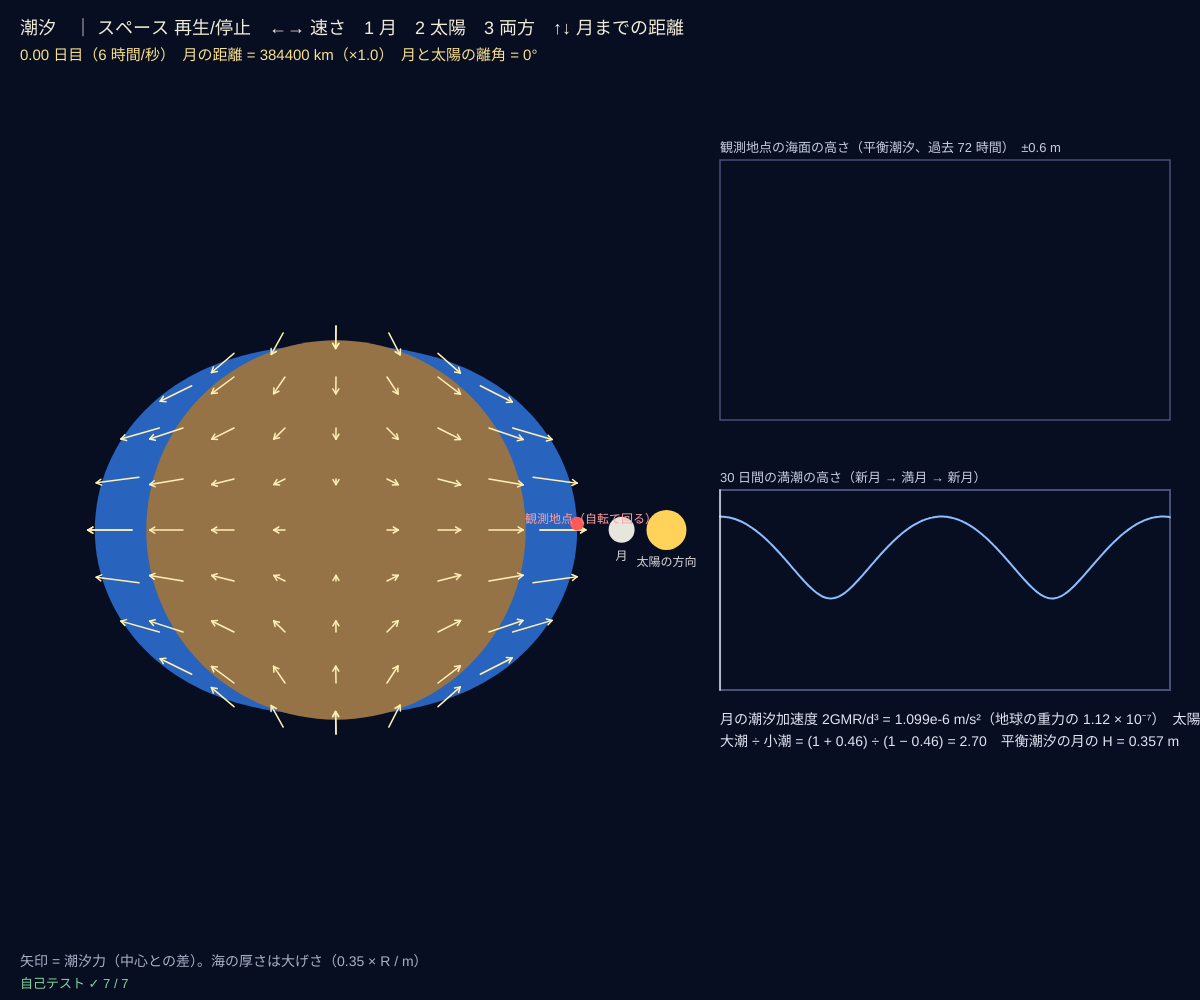
Frame 1 (no input)
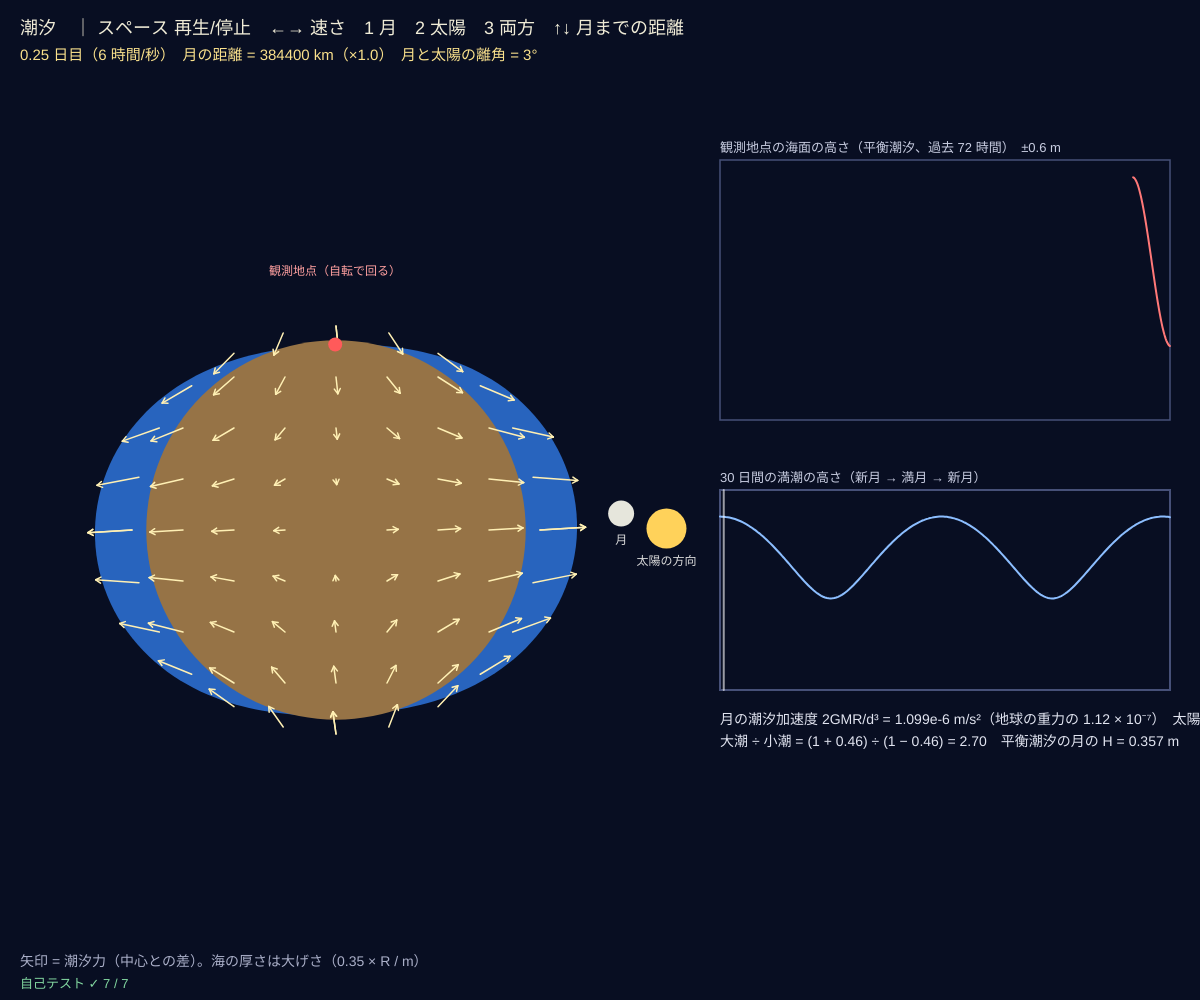
Frame 60 (no input)
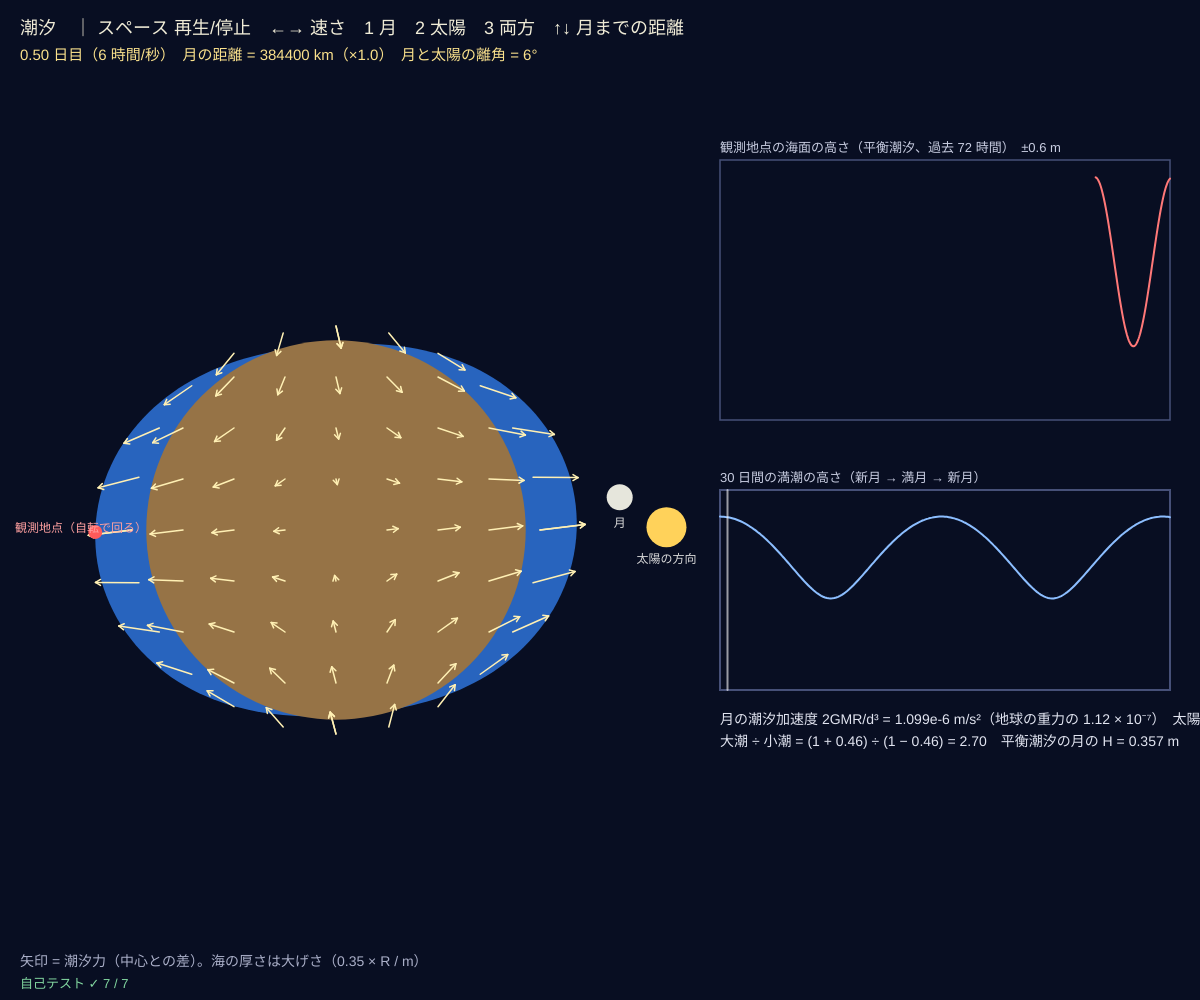
Frame 120 (the mouse pressed at the canvas centre since frame 60)

The p5.js sketch that drew these frames (run headless with seeded random() and noise() and a simulated clock; from frame 60 on, the mouse is pressed at the canvas centre):

// p5.js sketch
// ── sketch.js
// ============================================
// 02 潮汐 ─ 月の引力の「差」が、海を 2 方向にふくらませる
// 地球の各点の加速度から、地球の中心の加速度を引いたもの = 潮汐力 a = GM[(d − r)/|d − r|³ − d/|d|³]
// 月の側も、反対側も外向き → ふくらみが 2 つ → 1 日に満潮が 2 回。太陽の潮汐は月の約 0.46 倍
// 新月・満月（太陽と月が一直線）で大潮、上弦・下弦で小潮。海の形は「平衡潮汐」（大陸のない理想の海）
// スペース = 再生/停止 / ←→ = 速さ / 1 月だけ 2 太陽だけ 3 両方 / ↑↓ = 月までの距離（×0.6〜×2）
// ============================================

const GRAV = 6.674e-11, M_MOON = 7.342e22, M_SUN = 1.989e30, M_EARTH = 5.972e24;   // [m³/(kg s²)], [kg]
const D_MOON = 3.844e8, D_SUN = 1.496e11, R_EARTH = 6.371e6;                        // [m]
const EXAG = 0.35;                     // ★ 海のふくらみを見やすく大げさにする倍率（R に対する割合 / 1 m）
let hours = 0, playing = true, sp = 2, which = 3, dScale = 1;
const SPEEDS = [0.5, 2, 6, 24, 72];    // 1 秒あたりに進む時間 [時間]
let hist = [], monthCurve = null;   // 30 日間の満潮の高さ（設定を変えたときだけ計算）

function setup() {
  createCanvas(windowWidth, windowHeight);
  selfTest();
}
// 天体の向き（上から見た角度 [度]）。t = 0 は新月（太陽と月が同じ向き）
function moonAng(t) { return (360 * t) / (27.3217 * 24); }
function sunAng(t) { return (360 * t) / (365.2422 * 24); }
function spinAng(t) { return (360 * t) / 23.9345; }      // 地球の自転（恒星日 23 時間 56 分）
// 地球の中心から見た位置 r（m）での潮汐加速度 [m/s²]。M = 質量、d = 中心から天体までのベクトル
function tidalAcc(rx, ry, M, dx, dy) {
  let ex = dx - rx, ey = dy - ry, e3 = Math.pow(ex * ex + ey * ey, 1.5), d3 = Math.pow(dx * dx + dy * dy, 1.5);
  return [GRAV * M * (ex / e3 - dx / d3), GRAV * M * (ey / e3 - dy / d3)];
}
function bodies(t) {
  let out = [], m = moonAng(t) * DEG, s = sunAng(t) * DEG, dm = D_MOON * dScale;
  if (which & 1) out.push({ M: M_MOON, dx: dm * Math.cos(m), dy: dm * Math.sin(m), d: dm });
  if (which & 2) out.push({ M: M_SUN, dx: D_SUN * Math.cos(s), dy: D_SUN * Math.sin(s), d: D_SUN });
  return out;
}
// 平衡潮汐の高さ [m]：h = H (3 cos²ψ − 1) / 2、H = (M/M地球)(R/d)³ R（ψ = 天体の方向からの角度）
function eqH(M, d) { return (M / M_EARTH) * Math.pow(R_EARTH / d, 3) * R_EARTH; }
function tideHeight(ang, t) {
  let h = 0;
  for (let b of bodies(t)) { let c = Math.cos(ang - Math.atan2(b.dy, b.dx)); h += (eqH(b.M, b.d) * (3 * c * c - 1)) / 2; }
  return h;
}
function totalAcc(rx, ry, t) { let a = [0, 0]; for (let b of bodies(t)) { let q = tidalAcc(rx, ry, b.M, b.dx, b.dy); a[0] += q[0]; a[1] += q[1]; } return a; }

function draw() {
  background(8, 14, 34);
  if (playing) hours += SPEEDS[sp] / 60;
  let cx = width * 0.28, cy = height * 0.53, R = Math.min(width * 0.17, height * 0.3);
  // ---- 海（ふくらみを大げさに）
  let pts = [];
  for (let i = 0; i <= 180; i++) { let a = (i / 180) * TWO_PI, r = R * (1 + EXAG * tideHeight(a, hours)); pts.push([cx + r * Math.cos(a), cy - r * Math.sin(a)]); }
  noStroke(); fill(40, 100, 190); beginShape(); for (let p of pts) vertex(p[0], p[1]); endShape(CLOSE);
  fill(150, 115, 70); circle(cx, cy, 2 * R * 0.93);   // 地面
  // ---- 潮汐力の矢印（地球の中と表面）
  let amax = 2 * GRAV * (M_MOON / Math.pow(D_MOON, 3) + M_SUN / Math.pow(D_SUN, 3)) * R_EARTH;
  stroke(255, 240, 180); strokeWeight(1.5);
  for (let gy = -1; gy <= 1.001; gy += 0.25) for (let gx = -1; gx <= 1.001; gx += 0.25) {
    if (gx * gx + gy * gy > 1.0001) continue;
    arrowAt(cx + gx * R, cy - gy * R, totalAcc(gx * R_EARTH, gy * R_EARTH, hours), (R * 0.22) / amax);
  }
  for (let i = 0; i < 24; i++) { let a = (i / 24) * TWO_PI; arrowAt(cx + R * Math.cos(a), cy - R * Math.sin(a), totalAcc(R_EARTH * Math.cos(a), R_EARTH * Math.sin(a), hours), (R * 0.22) / amax); }
  // ---- 月・太陽の方向と観測地点
  let ma = moonAng(hours) * DEG, sa = sunAng(hours) * DEG;
  noStroke(); fill(230, 230, 220, which & 1 ? 255 : 60); circle(cx + R * 1.4 * Math.cos(ma), cy - R * 1.4 * Math.sin(ma), 26);
  fill(255, 210, 90, which & 2 ? 255 : 60); circle(cx + R * 1.62 * Math.cos(sa), cy - R * 1.62 * Math.sin(sa), 40);
  fill(220); textSize(12); textAlign(CENTER);
  text('月', cx + R * 1.4 * Math.cos(ma), cy - R * 1.4 * Math.sin(ma) + 30); text('太陽の方向', cx + R * 1.62 * Math.cos(sa), cy - R * 1.62 * Math.sin(sa) + 36);
  let oa = spinAng(hours) * DEG, oh = tideHeight(oa, hours);
  fill(255, 90, 90); circle(cx + R * (1 + EXAG * oh) * Math.cos(oa), cy - R * (1 + EXAG * oh) * Math.sin(oa), 14);
  fill(255, 160, 160); text('観測地点（自転で回る）', cx + R * 1.25 * Math.cos(oa), cy - R * 1.25 * Math.sin(oa));
  textAlign(LEFT, BASELINE);
  // ---- 観測地点の潮位のグラフ（過去 3 日）
  hist.push([hours, oh]); while (hist.length > 1 && hist[0][0] < hours - 72) hist.shift();
  let gx = width * 0.6, gw = width - gx - 30, gy = height * 0.16, gh = height * 0.26;
  stroke(70, 80, 120); noFill(); rect(gx, gy, gw, gh);
  let Y = (h) => gy + gh / 2 - (h / 0.6) * (gh / 2);
  stroke(255, 120, 120); strokeWeight(2); polyline(hist.map((p) => [gx + gw - ((hours - p[0]) / 72) * gw, Y(p[1])]));
  noStroke(); fill(200, 205, 225); textSize(13);
  text('観測地点の海面の高さ（平衡潮汐、過去 72 時間）　±0.6 m', gx, gy - 8);
  // ---- 1 か月の満潮の高さ（大潮・小潮）
  let gy2 = gy + gh + 70, gh2 = height * 0.2;
  stroke(70, 80, 120); noFill(); rect(gx, gy2, gw, gh2);
  if (!monthCurve) { monthCurve = []; for (let i = 0; i <= 240; i++) { let t = (i / 240) * 30 * 24, hi = -9; for (let k = 0; k < 72; k++) hi = Math.max(hi, tideHeight((k / 72) * PI, t)); monthCurve.push(hi); } }
  stroke(140, 190, 255); strokeWeight(2); polyline(monthCurve.map((hi, i) => [gx + (i / 240) * gw, gy2 + gh2 - (hi / 0.6) * gh2]));
  let tx = gx + ((hours % (30 * 24)) / (30 * 24)) * gw; stroke(255, 150); line(tx, gy2, tx, gy2 + gh2);
  noStroke(); fill(200, 205, 225); text('30 日間の満潮の高さ（新月 → 満月 → 新月）', gx, gy2 - 8);

  // ---- 数字
  let am = 2 * GRAV * M_MOON * R_EARTH / Math.pow(D_MOON * dScale, 3), as = 2 * GRAV * M_SUN * R_EARTH / Math.pow(D_SUN, 3), ratio = as / am;
  noStroke(); fill(240, 236, 215); textSize(18);
  text('潮汐　｜ スペース 再生/停止　←→ 速さ　1 月　2 太陽　3 両方　↑↓ 月までの距離', 20, 34);
  fill(250, 225, 140); textSize(15);
  text((hours / 24).toFixed(2) + ' 日目（' + SPEEDS[sp] + ' 時間/秒）　月の距離 = ' + (D_MOON * dScale / 1000).toFixed(0) + ' km（×' + dScale.toFixed(1) + '）　月と太陽の離角 = ' + wrap360(moonAng(hours) - sunAng(hours)).toFixed(0) + '°', 20, 60);
  fill(225, 228, 240); textSize(14);
  text('月の潮汐加速度 2GMR/d³ = ' + am.toExponential(3) + ' m/s²（地球の重力の ' + (am / 9.81 * 1e7).toFixed(2) + ' × 10⁻⁷）　太陽 = ' + as.toExponential(3) + ' m/s²　太陽 ÷ 月 = ' + ratio.toFixed(3), gx, gy2 + gh2 + 34);
  text('大潮 ÷ 小潮 = (1 + ' + ratio.toFixed(2) + ') ÷ (1 − ' + ratio.toFixed(2) + ') = ' + ((1 + ratio) / Math.max(1e-6, 1 - ratio)).toFixed(2) + '　平衡潮汐の月の H = ' + eqH(M_MOON, D_MOON * dScale).toFixed(3) + ' m', gx, gy2 + gh2 + 56);
  fill(170, 175, 200); text('矢印 = 潮汐力（中心との差）。海の厚さは大げさ（' + EXAG + ' × R / m）', 20, height - 34);
  drawSelfTest(20, height - 12);
}
function arrowAt(x, y, a, k) {
  let vx = a[0] * k, vy = -a[1] * k, L = Math.hypot(vx, vy);
  if (!(L > 0.5)) return;
  line(x, y, x + vx, y + vy);
  let ux = vx / L, uy = vy / L; line(x + vx, y + vy, x + vx - 5 * ux + 3 * uy, y + vy - 5 * uy - 3 * ux); line(x + vx, y + vy, x + vx - 5 * ux - 3 * uy, y + vy - 5 * uy + 3 * ux);
}

function keyPressed() {
  if (key === ' ') playing = !playing;
  if (key === RIGHT_ARROW) sp = Math.min(SPEEDS.length - 1, sp + 1);
  if (key === LEFT_ARROW) sp = Math.max(0, sp - 1);
  if (key === '1' || key === '2' || key === '3') { which = +key; hist = []; monthCurve = null; }
  if (key === UP_ARROW) { dScale = Math.min(2, dScale + 0.1); hist = []; monthCurve = null; }
  if (key === DOWN_ARROW) { dScale = Math.max(0.6, dScale - 0.1); hist = []; monthCurve = null; }
  return false;
}

// ---- 自己テスト
function selfTest() {
  selfTestResults = [];
  let near1 = tidalAcc(R_EARTH, 0, M_MOON, D_MOON, 0)[0], far1 = tidalAcc(-R_EARTH, 0, M_MOON, D_MOON, 0)[0], side = tidalAcc(0, R_EARTH, M_MOON, D_MOON, 0)[1];
  let k2 = (2 * GRAV * M_MOON * R_EARTH) / Math.pow(D_MOON, 3);
  check('月の側は月へ、反対側は月と逆へ引かれる（ふくらみが 2 つ）', near1 > 0 && far1 < 0);
  check('両側の平均の大きさ = 2GMR/d³ ≈ 1.10 × 10⁻⁶ m/s²（差 0.1% 以内）', near((near1 - far1) / 2 / k2, 1, 0.001) && near(k2, 1.10e-6, 0.02e-6));
  check('横の点は中心へ押される：大きさ = 縦の半分（GMR/d³）', side < 0 && near(-side / k2, 0.5, 0.01));
  let ratio = (M_SUN / M_MOON) * Math.pow(D_MOON / D_SUN, 3);
  check('太陽の潮汐 ÷ 月の潮汐 = (M☉/M月)(d月/d☉)³ ≈ 0.46', near(ratio, 0.46, 0.01));
  check('大潮 ÷ 小潮 = (1 + 0.46) ÷ (1 − 0.46) ≈ 2.7', near((1 + ratio) / (1 - ratio), 2.7, 0.1));
  check('月の平衡潮汐：満潮 +0.36 m、干潮 −0.18 m（差 0.54 m）', near(eqH(M_MOON, D_MOON), 0.357, 0.003) && near(1.5 * eqH(M_MOON, D_MOON), 0.535, 0.005));
  let save = which; which = 1; let n = 0, prev = [];
  for (let i = 0; i <= 2484; i++) { let t = 3 + i * 0.01; prev.push(tideHeight(spinAng(t) * DEG, t)); }
  for (let i = 1; i < prev.length - 1; i++) if (prev[i] > prev[i - 1] && prev[i] >= prev[i + 1]) n++;
  check('月だけのとき、24 時間 50 分の間に満潮は 2 回', n === 2);
  which = save;
  reportSelfTest();
}

// ---------- やってみよう ----------
// 1. 1（月だけ）と 2（太陽だけ）で、ふくらみの大きさを比べよう。太陽はずっと重いのに小さいのはなぜ？
// 2. 3 で 30 日ぶん進めて、大潮（新月・満月）と小潮（上弦・下弦）を見つけよう
// 3. ↑↓ で月の距離を半分に近づけると、潮汐は何倍？（1/d³ なので 8 倍）
// 4. 観測地点のグラフで、満潮から次の満潮までの時間を測ろう（約 12 時間 25 分）
// 5. 本当の海では大陸や海の深さのせいで時刻も高さも変わる。日本の港の潮汐表と比べてみよう


// ==================================================
// ここから下は「天文の道具」（中身は読まなくても OK。消さないでね）
// ==================================================
function clampv(v, a, b) { return v < a ? a : v > b ? b : v; }
const DEG = Math.PI / 180;             // 度 → ラジアン
function wrap360(a) { return ((a % 360) + 360) % 360; }
function wrap180(a) { return wrap360(a + 180) - 180; }
function polyline(pts, closed) {       // 点が 2 つ以上あるときだけ折れ線を描く（空の beginShape はエラーになるため）
  if (!pts || pts.length < 2) return;
  noFill(); beginShape(); for (let p of pts) vertex(p[0], p[1]); endShape(closed ? CLOSE : undefined);
}
// ---- 自己テストの道具
let selfTestResults = [];
function check(name, cond) { selfTestResults.push({ name, ok: !!cond }); }
function near(a, b, tol) { return a !== null && a !== undefined && isFinite(a) && Math.abs(a - b) <= (tol === undefined ? 1e-9 : tol); }
function reportSelfTest() { for (let r of selfTestResults) (r.ok ? console.log : console.error)((r.ok ? '✓ ' : '✗ ') + r.name); }
function selfTestLine() { let n = selfTestResults.filter((r) => r.ok).length; return '自己テスト ' + (n === selfTestResults.length ? '✓ ' : '✗ ') + n + ' / ' + selfTestResults.length; }
function drawSelfTest(x, y) { noStroke(); textSize(13); textAlign(LEFT, BASELINE); fill(selfTestResults.every((r) => r.ok) ? color(130, 215, 160) : color(255, 95, 95)); text(selfTestLine(), x, y); }
